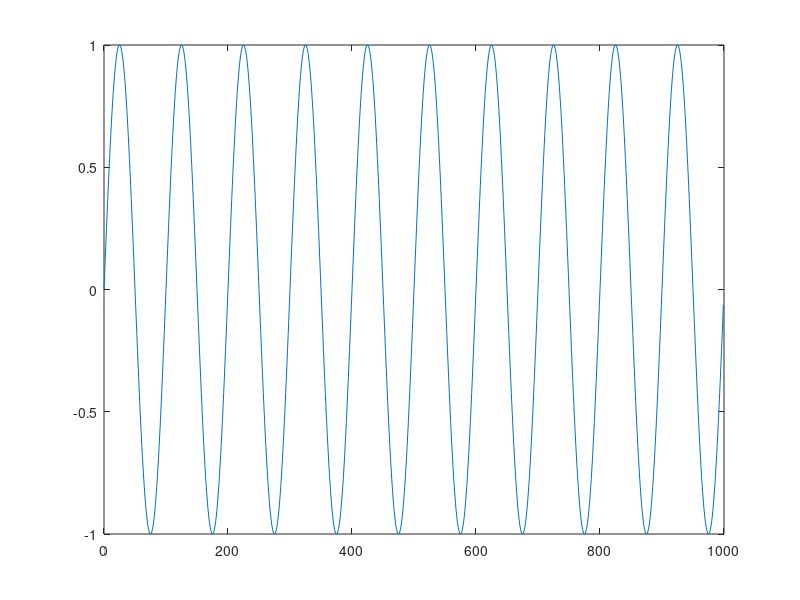

MATLAB code to generate this figure: (Note: this script raises an error after producing the figure.)
% Generierung von csv files im LTSpice PWL- Format
%

t=[0:1000-1].';     % 100ms funktion mit 100us Ts
f=sin(2*pi*10*t/1000);
tf=[t f];
plot(t,f);

save t_sin.csv tf -ascii -tabs

% Weil LTSpice die werte zwischen zwei Zeitschritten Interpoliert,
% ist im Plot von LTSpice keine Treppenfunktion sichtbar

% Um eine Treppe zu erhalten, musst du die Sprünge mit einem zweiten Punkt 
% kontrollieren.
% 
% 0.0000ms 0.0000V
% 0.024499ms 0.0000V
% 0.0245ms 0.1227V
% 0.049099ms 0.1227V
% 0.0491ms 0.2453V
% 0.073599ms 0.2453V
% 0.0736ms 0.3678V

t2=[0:0.5:1000-0.5].';     
t2k=[0:0.5:1000-0.5];
t2k=t2k*0.999999;

t2k=t2k.';

for k=2:2:length(t2)-2
    t2(k)=t2k(k+1);
end


f2=[0:length(t2)-1].';

j=1;
for k=1:length(f)-1
    f2(j)=f(k);
    j=j+1;
    f2(j)=f2(j-1);
    j=j+1;
end

t2=t2/1e3;     % Zeitvektor auf 1sec normieren
f2(end-1)=0;
f2(end)=0;
tf2=[t2 f2];
save '/media/storage/data_raid_back/mainster/DATAPOOL/TRANSFER/CODES/LTSpice_projects/DAC_harmonics/t_sin.csv' tf2 -ascii -tabs
